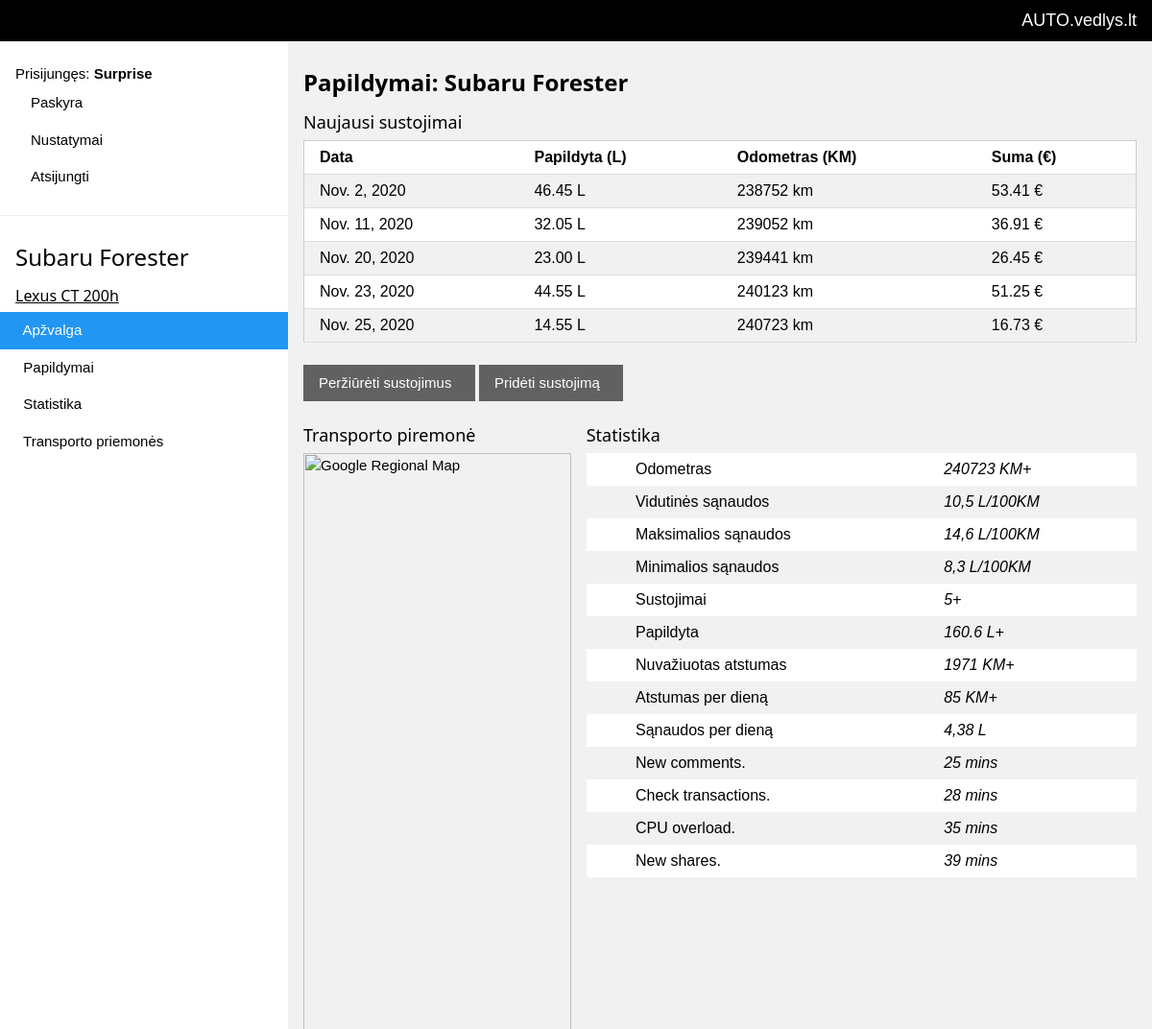
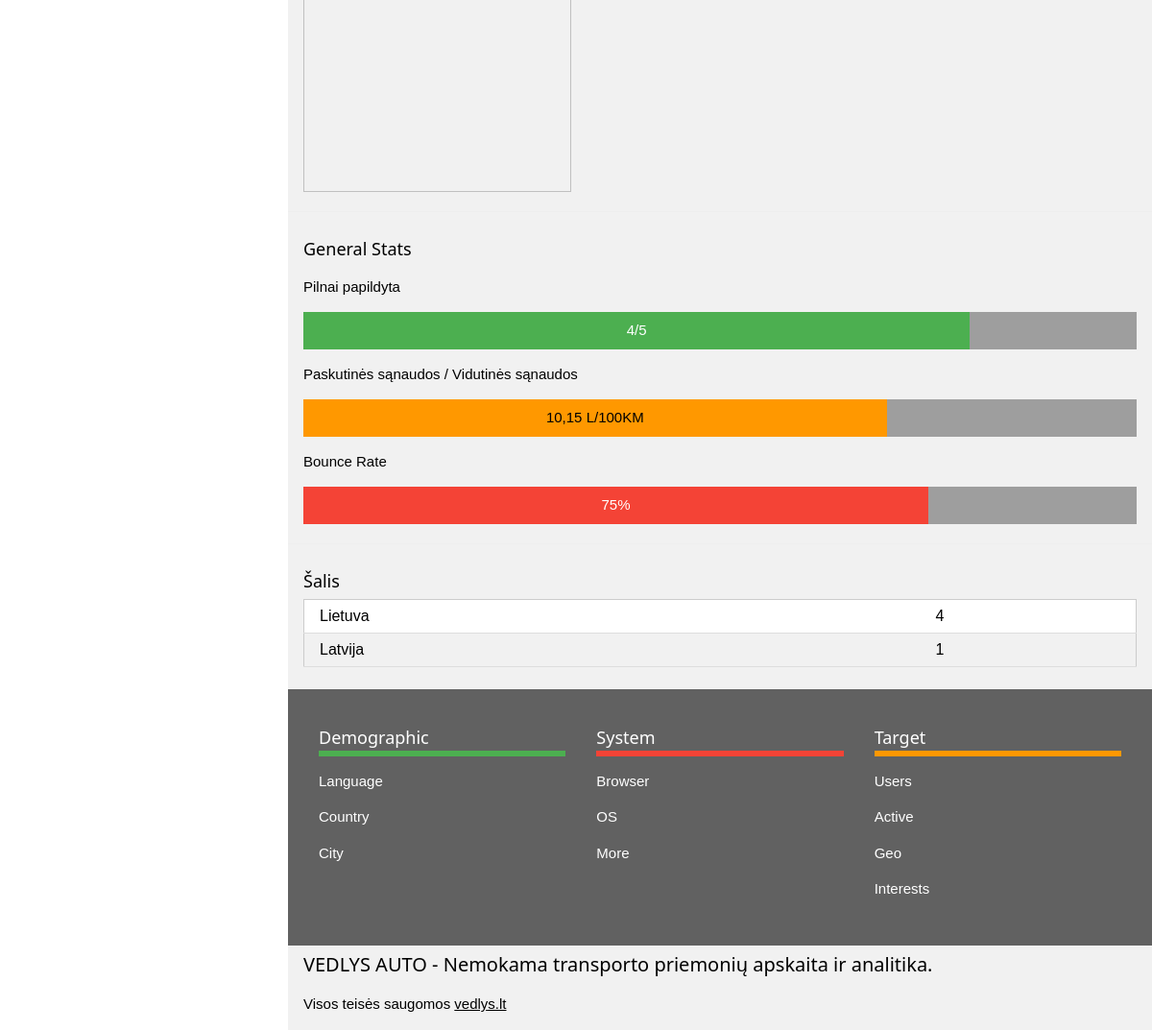
The app's page /papildymaiHtml (signed in) with its own data (2 pictures, top to bottom).
### Apzvalga/models.py (models this page shows)
class infoSustojimai(models.Model):
    data = models.DateField()
    papildyta = models.CharField(max_length=6)
    odometras = models.CharField(max_length=6)
    suma = models.CharField(max_length=6)
    userID = models.ForeignKey(User, on_delete=models.CASCADE)

### Apzvalga/views.py (the view)
# urls.py: path('papildymaiHtml', views.papildymaHtml, name="papildymaHtml"),
def papildymaHtml(request):
    odometras = sustojimasSql.objects.last().odometras
    sustojimai = sustojimasSql.objects.all()
    suma = 0
    sustojimaiPrideta = 0
    nuvaziuotasAtstumas = int(sustojimasSql.objects.last().odometras) - int(sustojimasSql.objects.first().odometras)
    atstumasPerDiena = int(nuvaziuotasAtstumas / int(sustojimasSql.objects.last().data.day - sustojimasSql.objects.first().data.day))
    for sustojimas in sustojimai:
        suma = suma + float(sustojimas.papildyta)
        sustojimaiPrideta = sustojimaiPrideta + 1
    return render(request, 'vedlys_auto_structure_entry.html', {
        'sustojimai': sustojimai,
        'odometras': odometras,
        'suma': round(suma,2),
        'sustojimaiPrideta': sustojimaiPrideta,
        'nuvaziuotasAtstumas': nuvaziuotasAtstumas,
        'atstumasPerDiena': atstumasPerDiena
        })

### templates/vedlys_auto_structure_entry.html (shortened to what this page needs)
{% load static %}
<html lang="en">
<head>
  <link rel="stylesheet" href="{% static 'css/vedlys_auto.css' %}">
</head>
<body class="w3-light-grey">
  <div class="w3-bar w3-top w3-black w3-large" style="z-index:4">
    <span class="w3-bar-item w3-right">AUTO.vedlys.lt</span>
  </div>
  <nav class="w3-sidebar w3-collapse w3-white w3-animate-left" style="z-index:3;width:300px;" id="mySidebar"><br>
    <div class="w3-container w3-row">
      <div class="w3-col s8 w3-bar">
        <span>Prisijungęs: <strong>{{user.username}}</strong></span><br>
        <a href="#" class="w3-bar-item w3-button">Paskyra</a>
        <a href="#" class="w3-bar-item w3-button">Nustatymai</a>
        <a href="{% url 'logOut' %}" class="w3-bar-item w3-button">Atsijungti</a>
      </div>
    </div>
    <hr>
    <div class="w3-container">
      <h5 class="w3-xlarge">Subaru Forester</h5>
    </div>
    <div class="w3-container w3-hover-black">
      <h6><a href="#">Lexus CT 200h</a></h6>
    </div>
    <div class="w3-bar-block">
        <a href="{% url 'apzvalgaHtml' %}" class="w3-bar-item w3-button w3-padding w3-blue">  Apžvalga</a>
        <a href="{% url 'papildymaHtml' %}" class="w3-bar-item w3-button w3-padding">  Papildymai</a>
      <a href="#" class="w3-bar-item w3-button w3-padding">  Statistika</a>
      <a href="#" class="w3-bar-item w3-button w3-padding">  Transporto
        priemonės</a><br><br>
    </div>
  </nav>
  <div class="w3-main" style="margin-left:300px;margin-top:43px;">
    <header class="w3-container" style="padding-top:20px">
      <h3><b> Papildymai: Subaru Forester</b></h3>
    </header>
    <div class="w3-container">
      <h5>Naujausi sustojimai</h5>
      <table class="w3-table w3-striped w3-bordered w3-border w3-hoverable w3-white">
        <tr>
          <th>Data</th>
          <th>Papildyta (L)</th>
          <th>Odometras (KM)</th>
          <th>Suma (€)</th>
        </tr>
        {% if user.is_authenticated%}
          {% for sustojimas in sustojimai %}
            {% if sustojimas.userID == user %}
                <tr>
                  <td>{{sustojimas.data}}</td>
                  <td>{{sustojimas.papildyta}} L</td>
                  <td>{{sustojimas.odometras}} km</td>
                  <td>{{sustojimas.suma}} €</td>
                </tr>
            {% endif %}
          {% endfor %}
        {% endif %}
      </table><br>
      <button class="w3-button w3-dark-grey">Peržiūrėti sustojimus  </button>
      <button class="w3-button w3-dark-grey"><a href="{% url 'sustojimasAddHtml' %}" style="text-decoration: none">Pridėti sustojimą </a> </button>
    </div>
    <div class="w3-panel">
      <div class="w3-row-padding" style="margin:0 -16px">
        <div class="w3-third">
          <h5>Transporto piremonė</h5>
          <img src="/w3images/region.jpg" style="width:100%" alt="Google Regional Map">
        </div>
        <div class="w3-twothird">
          <h5>Statistika</h5>
          <table class="w3-table w3-striped w3-white">
            <tr>
              <td></td>
              <td>Odometras</td>
              <td><i>{{odometras}} KM+</i></td>
            </tr>
            <tr>
              <td></td>
              <td>Vidutinės sąnaudos</td>
              <td><i>10,5 L/100KM</i></td>
            </tr>
            <tr>
              <td></td>
              <td>Maksimalios sąnaudos</td>
              <td><i>14,6 L/100KM</i></td>
            </tr>
            <tr>
              <td></td>
              <td>Minimalios sąnaudos</td>
              <td><i>8,3 L/100KM</i></td>
            </tr>
            <tr>
              <td></td>
              <td>Sustojimai</td>
              <td><i>{{sustojimaiPrideta}}+</i></td>
            </tr>
            <tr>
              <td></td>
              <td>Papildyta</td>
              <td><i>{{suma}} L+</i></td>
            </tr>
            <tr>
              <td></td>
              <td>Nuvažiuotas atstumas</td>
              <td><i>{{nuvaziuotasAtstumas}} KM+</i></td>
            </tr>
            <tr>
              <td></td>
              <td>Atstumas per dieną</td>
              <td><i>{{atstumasPerDiena}} KM+</i></td>
            </tr>
            <tr>
              <td></td>
              <td>Sąnaudos per dieną</td>
              <td><i>4,38 L</i></td>
            </tr>
            <tr>
              <td></td>
              <td>New comments.</td>
              <td><i>25 mins</i></td>
            </tr>
            <tr>
              <td></td>
              <td>Check transactions.</td>
              <td><i>28 mins</i></td>
            </tr>
            <tr>
              <td></td>
              <td>CPU overload.</td>
              <td><i>35 mins</i></td>
            </tr>
            <tr>
              <td></td>
              <td>New shares.</td>
              <td><i>39 mins</i></td>
            </tr>
          </table>
        </div>
      </div>
    </div>
    <hr>
    <div class="w3-container">
      <h5>General Stats</h5>
      <p>Pilnai papildyta</p>
      <div class="w3-grey">
        <div class="w3-container w3-center w3-padding w3-green" style="width:80%">4/5</div>
      </div>
      <p>Paskutinės sąnaudos / Vidutinės sąnaudos</p>
      <div class="w3-grey">
        <div class="w3-container w3-center w3-padding w3-orange" style="width:70%">10,15 L/100KM</div>
      </div>
      <p>Bounce Rate</p>
      <div class="w3-grey">
        <div class="w3-container w3-center w3-padding w3-red" style="width:75%">75%</div>
      </div>
    </div>
    <hr>
    <div class="w3-container">
      <h5>Šalis</h5>
      <table class="w3-table w3-striped w3-bordered w3-border w3-hoverable w3-white">
        <tr>
          <td>Lietuva</td>
          <td>4</td>
        </tr>
        <tr>
          <td>Latvija</td>
          <td>1</td>
        </tr>
      </table><br>
    </div>
    <div class="w3-container w3-dark-grey w3-padding-32">
      <div class="w3-row">
        <div class="w3-container w3-third">
          <h5 class="w3-bottombar w3-border-green">Demographic</h5>
          <p>Language</p>
          <p>Country</p>
          <p>City</p>
        </div>
        <div class="w3-container w3-third">
          <h5 class="w3-bottombar w3-border-red">System</h5>
          <p>Browser</p>
          <p>OS</p>
          <p>More</p>
        </div>
        <div class="w3-container w3-third">
          <h5 class="w3-bottombar w3-border-orange">Target</h5>
          <p>Users</p>
          <p>Active</p>
          <p>Geo</p>
          <p>Interests</p>
        </div>
      </div>
    </div>
    <footer class="w3-container w3-light-grey">
      <h4>VEDLYS AUTO - Nemokama transporto priemonių apskaita ir analitika.</h4>
      <p>Visos teisės saugomos <a href="https://www.vedlys.lt" target="_blank">vedlys.lt</a></p>
    </footer>
  </div>
</body>
</html>

### records on screen
infoSustojimai: data "Nov. 2, 2020", papildyta "46.45", odometras "238752", suma "53.41"
infoSustojimai: data "Nov. 11, 2020", papildyta "32.05", odometras "239052", suma "36.91"
infoSustojimai: data "Nov. 20, 2020", papildyta "23.00", odometras "239441", suma "26.45"
infoSustojimai: data "Nov. 23, 2020", papildyta "44.55", odometras "240123", suma "51.25"
infoSustojimai: data "Nov. 25, 2020", papildyta "14.55", odometras "240723", suma "16.73"

### other values on screen
{{ user.username }} "Surprise"
{{ sustojimaiPrideta }} "5"
{{ suma }} "160.6"
{{ nuvaziuotasAtstumas }} "1971"
{{ atstumasPerDiena }} "85"
